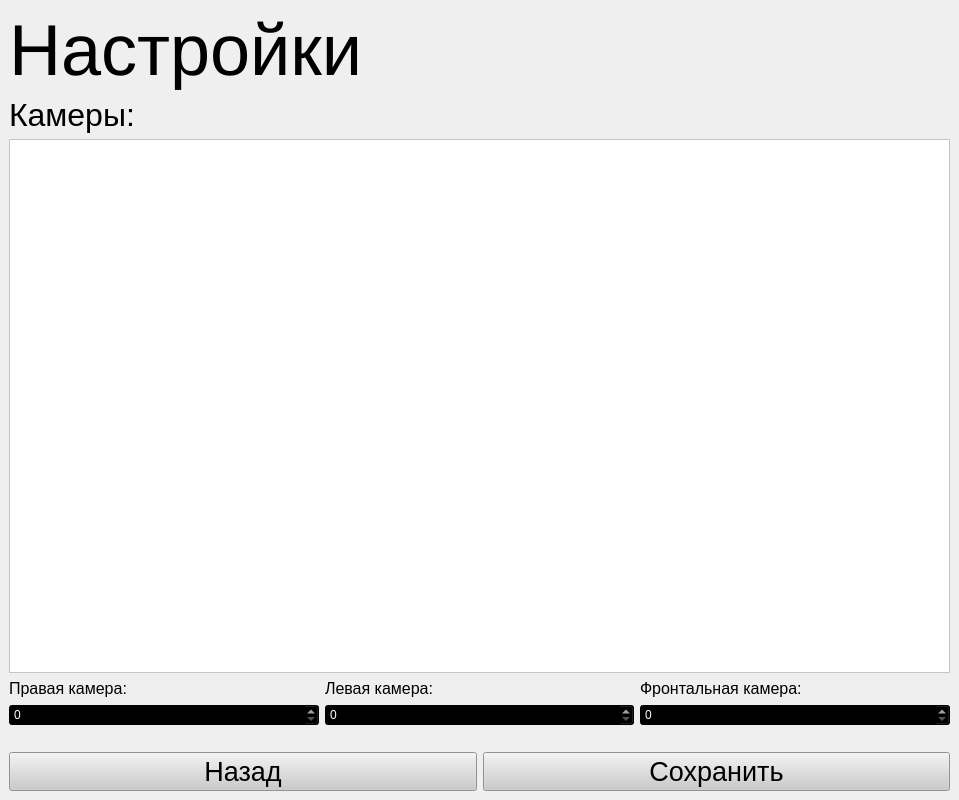
<?xml version="1.0" encoding="UTF-8"?>
<ui version="4.0">
 <class>MainWindow</class>
 <widget class="QMainWindow" name="MainWindow">
  <property name="geometry">
   <rect>
    <x>0</x>
    <y>0</y>
    <width>959</width>
    <height>800</height>
   </rect>
  </property>
  <property name="windowTitle">
   <string>MainWindow</string>
  </property>
  <property name="toolTipDuration">
   <number>-10</number>
  </property>
  <property name="accessibleName">
   <string/>
  </property>
  <property name="styleSheet">
   <string notr="true">color: rgb(255, 255, 255);</string>
  </property>
  <widget class="QWidget" name="centralwidget">
   <layout class="QVBoxLayout" name="verticalLayout_9">
    <item>
     <layout class="QVBoxLayout" name="verticalLayout_8">
      <item>
       <widget class="QLabel" name="label">
        <property name="font">
         <font>
          <pointsize>54</pointsize>
         </font>
        </property>
        <property name="styleSheet">
         <string notr="true">color: rgb(0, 0, 0);</string>
        </property>
        <property name="text">
         <string>Настройки</string>
        </property>
       </widget>
      </item>
      <item>
       <layout class="QVBoxLayout" name="verticalLayout_7">
        <item>
         <layout class="QVBoxLayout" name="verticalLayout_4">
          <item>
           <widget class="QLabel" name="label_3">
            <property name="font">
             <font>
              <pointsize>24</pointsize>
             </font>
            </property>
            <property name="styleSheet">
             <string notr="true">color: rgb(0, 0, 0);</string>
            </property>
            <property name="text">
             <string>Камеры:</string>
            </property>
           </widget>
          </item>
          <item>
           <widget class="QListWidget" name="listWidget">
            <property name="styleSheet">
             <string notr="true">color: rgb(0, 0, 0);
background-color: rgb(255, 255, 255);</string>
            </property>
           </widget>
          </item>
         </layout>
        </item>
        <item>
         <layout class="QHBoxLayout" name="horizontalLayout">
          <item>
           <layout class="QVBoxLayout" name="verticalLayout">
            <item>
             <widget class="QLabel" name="label_4">
              <property name="font">
               <font>
                <pointsize>12</pointsize>
               </font>
              </property>
              <property name="styleSheet">
               <string notr="true">color: rgb(0, 0, 0);</string>
              </property>
              <property name="text">
               <string>Правая камера:</string>
              </property>
             </widget>
            </item>
            <item>
             <widget class="QSpinBox" name="spinBox">
              <property name="styleSheet">
               <string notr="true">color: rgb(255, 255, 255);
background-color: rgb(0, 0, 0);</string>
              </property>
             </widget>
            </item>
           </layout>
          </item>
          <item>
           <layout class="QVBoxLayout" name="verticalLayout_2">
            <item>
             <widget class="QLabel" name="label_5">
              <property name="font">
               <font>
                <pointsize>12</pointsize>
               </font>
              </property>
              <property name="styleSheet">
               <string notr="true">color: rgb(0, 0, 0);</string>
              </property>
              <property name="text">
               <string>Левая камера:</string>
              </property>
             </widget>
            </item>
            <item>
             <widget class="QSpinBox" name="spinBox_2">
              <property name="styleSheet">
               <string notr="true">color: rgb(255, 255, 255);
background-color: rgb(0, 0, 0);</string>
              </property>
             </widget>
            </item>
           </layout>
          </item>
          <item>
           <layout class="QVBoxLayout" name="verticalLayout_3">
            <item>
             <widget class="QLabel" name="label_6">
              <property name="font">
               <font>
                <pointsize>12</pointsize>
               </font>
              </property>
              <property name="styleSheet">
               <string notr="true">color: rgb(0, 0, 0);</string>
              </property>
              <property name="text">
               <string>Фронтальная камера:</string>
              </property>
             </widget>
            </item>
            <item>
             <widget class="QSpinBox" name="spinBox_3">
              <property name="styleSheet">
               <string notr="true">color: rgb(255, 255, 255);
background-color: rgb(0, 0, 0);</string>
              </property>
             </widget>
            </item>
           </layout>
          </item>
         </layout>
        </item>
       </layout>
      </item>
     </layout>
    </item>
    <item>
     <spacer name="horizontalSpacer_3">
      <property name="orientation">
       <enum>Qt::Horizontal</enum>
      </property>
      <property name="sizeHint" stdset="0">
       <size>
        <width>40</width>
        <height>20</height>
       </size>
      </property>
     </spacer>
    </item>
    <item>
     <layout class="QVBoxLayout" name="verticalLayout_6">
      <item>
       <layout class="QHBoxLayout" name="horizontalLayout_3"/>
      </item>
      <item>
       <layout class="QVBoxLayout" name="verticalLayout_5"/>
      </item>
     </layout>
    </item>
    <item>
     <layout class="QHBoxLayout" name="horizontalLayout_2">
      <item>
       <widget class="QPushButton" name="pushButton_2">
        <property name="font">
         <font>
          <pointsize>20</pointsize>
         </font>
        </property>
        <property name="styleSheet">
         <string notr="true">background-color: rgb(203, 203, 203);
color: rgb(0, 0, 0);</string>
        </property>
        <property name="text">
         <string>Назад</string>
        </property>
       </widget>
      </item>
      <item>
       <widget class="QPushButton" name="pushButton">
        <property name="font">
         <font>
          <pointsize>20</pointsize>
         </font>
        </property>
        <property name="styleSheet">
         <string notr="true">background-color: rgb(203, 203, 203);
color: rgb(0, 0, 0);</string>
        </property>
        <property name="text">
         <string>Сохранить</string>
        </property>
       </widget>
      </item>
     </layout>
    </item>
   </layout>
  </widget>
 </widget>
 <resources/>
 <connections/>
</ui>
